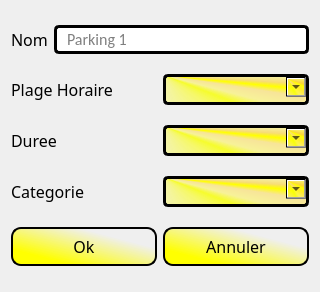
<?xml version="1.0" encoding="UTF-8"?>
<ui version="4.0">
 <class>Dialog</class>
 <widget class="QDialog" name="Dialog">
  <property name="geometry">
   <rect>
    <x>0</x>
    <y>0</y>
    <width>318</width>
    <height>292</height>
   </rect>
  </property>
  <property name="windowTitle">
   <string>Ajouter un creneau</string>
  </property>
  <layout class="QGridLayout" name="gridLayout">
   <item row="4" column="0">
    <layout class="QHBoxLayout" name="horizontalLayout_5">
     <item>
      <widget class="QPushButton" name="ok">
       <property name="minimumSize">
        <size>
         <width>146</width>
         <height>0</height>
        </size>
       </property>
       <property name="font">
        <font>
         <family>Cooper Black</family>
         <pointsize>12</pointsize>
        </font>
       </property>
       <property name="styleSheet">
        <string notr="true">QPushButton{   
	 background-color: qlineargradient(spread:pad, x1:0.738227, y1:0.278, x2:0, y2:1, stop:0 rgba(255, 255, 255, 0), stop:0.710227 rgba(255, 255, 0, 255));   
	 border-style: outset;    
	 border-width: 2px;
     border-radius: 10px;   
     border-color: black;    
    min-width: 10em;    
    padding: 6px;}

QPushButton::hover{   background-color: yellow;    border-style: inset;  border-color: darkGreen }
QPushButton::pressed {    background-color: yellow;    border-style: inset; border-color:beige }
</string>
       </property>
       <property name="text">
        <string>Ok</string>
       </property>
      </widget>
     </item>
     <item>
      <widget class="QPushButton" name="annuler">
       <property name="minimumSize">
        <size>
         <width>146</width>
         <height>0</height>
        </size>
       </property>
       <property name="font">
        <font>
         <family>Cooper Black</family>
         <pointsize>12</pointsize>
        </font>
       </property>
       <property name="styleSheet">
        <string notr="true">QPushButton{   
	 background-color: qlineargradient(spread:pad, x1:0.738227, y1:0.278, x2:0, y2:1, stop:0 rgba(255, 255, 255, 0), stop:0.710227 rgba(255, 255, 0, 255));   
	 border-style: outset;    
	 border-width: 2px;
     border-radius: 10px;   
     border-color: black;    
    min-width: 10em;    
    padding: 6px;}

QPushButton::hover{   background-color: yellow;    border-style: inset;  border-color: darkGreen }
QPushButton::pressed {    background-color: yellow;    border-style: inset; border-color:beige }</string>
       </property>
       <property name="text">
        <string>Annuler</string>
       </property>
      </widget>
     </item>
    </layout>
   </item>
   <item row="2" column="0">
    <layout class="QHBoxLayout" name="horizontalLayout_3">
     <item>
      <widget class="QLabel" name="label_5">
       <property name="font">
        <font>
         <family>Cooper Black</family>
         <pointsize>12</pointsize>
        </font>
       </property>
       <property name="text">
        <string>Duree</string>
       </property>
      </widget>
     </item>
     <item>
      <widget class="QComboBox" name="duree">
       <property name="font">
        <font>
         <family>Calibri</family>
         <pointsize>12</pointsize>
        </font>
       </property>
       <property name="styleSheet">
        <string notr="true">QComboBox{
border : 3px solid black;
border-radius : 5px;
background : qconicalgradient(cx:0, cy:0, angle:135, stop:0 rgba(255, 255, 0, 255), stop:0.375 rgba(255, 255, 0, 69), stop:0.423533 rgba(251, 255, 0, 145), stop:0.45 rgba(247, 255, 0, 208), stop:0.477581 rgba(255, 244, 71, 130), stop:0.518717 rgba(255, 218, 71, 130), stop:0.55 rgba(255, 255, 0, 255), stop:0.57754 rgba(255, 203, 0, 130), stop:0.625 rgba(255, 255, 0, 69), stop:1 rgba(255, 255, 0, 69));
padding-left : 10px;
padding-bottom: 2px;
}

QComboBox::drop-down {
    subcontrol-origin: padding;
    subcontrol-position: top right;
    width: 20px;
	height: 20px;

}

QComboBox::hover{
border : 3px solid darkGreen;
border-radius : 5px;
background : yellow;
padding-left : 10px;
padding-bottom: 2px
}

QComboBox::on {
border : 3px solid transparent;
border-radius : 5px;
background : yellow;
padding-left : 10px;
padding-bottom: 2px
}

QComboBox QAbstractItemView {
	border: 3px solid black;
	color: black;
    selection-background-color: yellow;
	selection-color: black;
}


</string>
       </property>
       <property name="editable">
        <bool>false</bool>
       </property>
      </widget>
     </item>
    </layout>
   </item>
   <item row="1" column="0">
    <layout class="QHBoxLayout" name="horizontalLayout_2">
     <item>
      <widget class="QLabel" name="label_4">
       <property name="font">
        <font>
         <family>Cooper Black</family>
         <pointsize>12</pointsize>
        </font>
       </property>
       <property name="text">
        <string>Plage Horaire</string>
       </property>
      </widget>
     </item>
     <item>
      <widget class="QComboBox" name="plageHor">
       <property name="font">
        <font>
         <family>Calibri</family>
         <pointsize>12</pointsize>
        </font>
       </property>
       <property name="styleSheet">
        <string notr="true">QComboBox{
border : 3px solid black;
border-radius : 5px;
background : qconicalgradient(cx:0, cy:0, angle:135, stop:0 rgba(255, 255, 0, 255), stop:0.375 rgba(255, 255, 0, 69), stop:0.423533 rgba(251, 255, 0, 145), stop:0.45 rgba(247, 255, 0, 208), stop:0.477581 rgba(255, 244, 71, 130), stop:0.518717 rgba(255, 218, 71, 130), stop:0.55 rgba(255, 255, 0, 255), stop:0.57754 rgba(255, 203, 0, 130), stop:0.625 rgba(255, 255, 0, 69), stop:1 rgba(255, 255, 0, 69));
padding-left : 10px;
padding-bottom: 2px;
}

QComboBox::drop-down {
    subcontrol-origin: padding;
    subcontrol-position: top right;
    width: 20px;
	height: 20px;

}

QComboBox::hover{
border : 3px solid darkGreen;
border-radius : 5px;
background : yellow;
padding-left : 10px;
padding-bottom: 2px
}

QComboBox::on {
border : 3px solid transparent;
border-radius : 5px;
background : yellow;
padding-left : 10px;
padding-bottom: 2px
}

QComboBox QAbstractItemView {
	border: 3px solid black;
	color: black;
    selection-background-color: yellow;
	selection-color: black;
}


</string>
       </property>
       <property name="editable">
        <bool>false</bool>
       </property>
       <property name="maxVisibleItems">
        <number>24</number>
       </property>
      </widget>
     </item>
    </layout>
   </item>
   <item row="3" column="0">
    <layout class="QHBoxLayout" name="horizontalLayout_4">
     <item>
      <widget class="QLabel" name="label_6">
       <property name="font">
        <font>
         <family>Cooper Black</family>
         <pointsize>12</pointsize>
        </font>
       </property>
       <property name="text">
        <string>Categorie</string>
       </property>
      </widget>
     </item>
     <item>
      <widget class="QComboBox" name="categorie">
       <property name="font">
        <font>
         <family>Calibri</family>
         <pointsize>12</pointsize>
        </font>
       </property>
       <property name="styleSheet">
        <string notr="true">QComboBox{
border : 3px solid black;
border-radius : 5px;
background : qconicalgradient(cx:0, cy:0, angle:135, stop:0 rgba(255, 255, 0, 255), stop:0.375 rgba(255, 255, 0, 69), stop:0.423533 rgba(251, 255, 0, 145), stop:0.45 rgba(247, 255, 0, 208), stop:0.477581 rgba(255, 244, 71, 130), stop:0.518717 rgba(255, 218, 71, 130), stop:0.55 rgba(255, 255, 0, 255), stop:0.57754 rgba(255, 203, 0, 130), stop:0.625 rgba(255, 255, 0, 69), stop:1 rgba(255, 255, 0, 69));
padding-left : 10px;
padding-bottom: 2px;
}

QComboBox::drop-down {
    subcontrol-origin: padding;
    subcontrol-position: top right;
    width: 20px;
	height: 20px;

}

QComboBox::hover{
border : 3px solid darkGreen;
border-radius : 5px;
background : yellow;
padding-left : 10px;
padding-bottom: 2px
}

QComboBox::on {
border : 3px solid transparent;
border-radius : 5px;
background : yellow;
padding-left : 10px;
padding-bottom: 2px
}

QComboBox QAbstractItemView {
	border: 3px solid black;
	color: black;
    selection-background-color: yellow;
	selection-color: black;
}


</string>
       </property>
       <property name="editable">
        <bool>false</bool>
       </property>
      </widget>
     </item>
    </layout>
   </item>
   <item row="0" column="0">
    <layout class="QHBoxLayout" name="horizontalLayout">
     <item>
      <widget class="QLabel" name="label">
       <property name="font">
        <font>
         <family>Cooper Black</family>
         <pointsize>12</pointsize>
        </font>
       </property>
       <property name="text">
        <string>Nom</string>
       </property>
      </widget>
     </item>
     <item>
      <widget class="QLineEdit" name="nom">
       <property name="font">
        <font>
         <family>Calibri</family>
         <pointsize>12</pointsize>
        </font>
       </property>
       <property name="styleSheet">
        <string notr="true">QLineEdit {
     border: 3px solid black;
     border-radius: 5px;
     padding: 0 8px;
     selection-background-color: black ;
 }
QLineEdit::hover {
     border: 3px solid  qlineargradient(spread:pad, x1:0, y1:0, x2:0.0511364, y2:0.034, stop:0 rgba(255, 255, 255, 255), stop:0.965909 rgba(0, 156, 0, 167));
     border-radius: 5px;
     padding: 0 8px;
     selection-background-color: black ;
 }

QLineEdit::focus {
     border: 3px solid  qlineargradient(spread:pad, x1:0, y1:0, x2:0.0511364, y2:0.034, stop:0 rgba(255, 255, 255, 255), stop:0.965909 rgba(0, 156, 0, 167));
     border-radius: 5px;
     padding: 0 8px;
     selection-background-color: black ;
 }</string>
       </property>
       <property name="placeholderText">
        <string>Parking 1</string>
       </property>
      </widget>
     </item>
    </layout>
   </item>
  </layout>
 </widget>
 <layoutdefault spacing="6" margin="11"/>
 <resources/>
 <connections/>
</ui>
